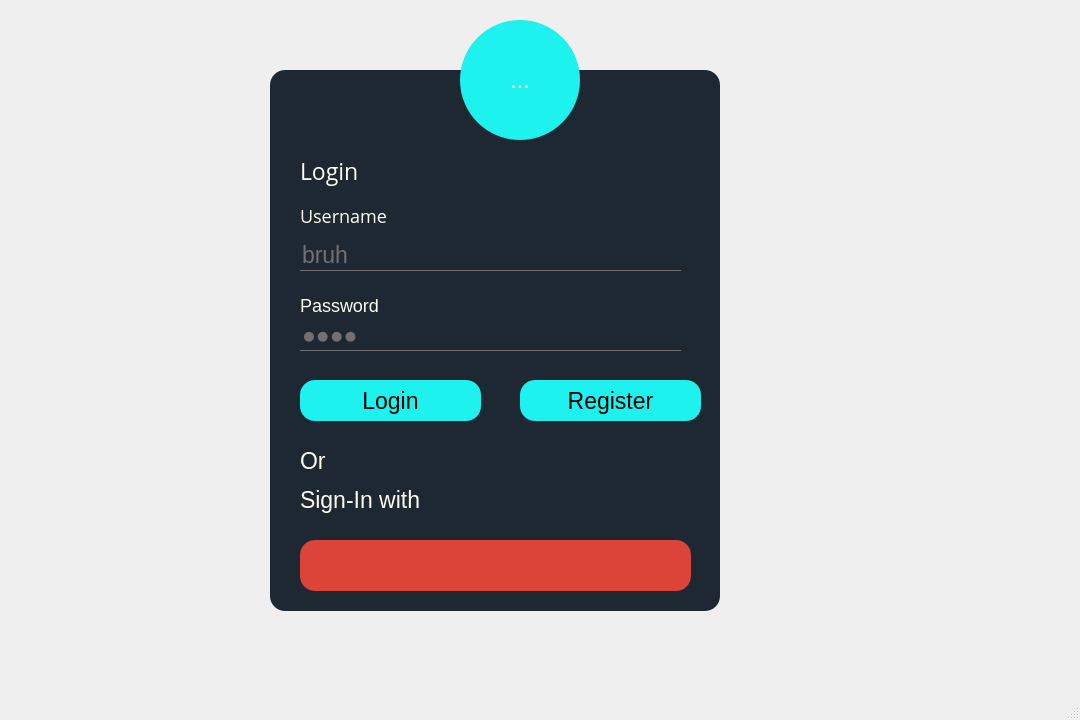
<?xml version="1.0" encoding="UTF-8"?>
<ui version="4.0">
 <class>MainWindow</class>
 <widget class="QMainWindow" name="MainWindow">
  <property name="geometry">
   <rect>
    <x>0</x>
    <y>0</y>
    <width>1080</width>
    <height>720</height>
   </rect>
  </property>
  <property name="windowTitle">
   <string>MainWindow</string>
  </property>
  <property name="styleSheet">
   <string notr="true">*{
font-family: 'Open Sans', sans-serif;
font-size:23px;
}

QWidget{
	
	background-image: url(:/images/nightsky.jpg);
}
QFrame{
background:#1e2833;
border-radius:15px;
}
#LoginButton{
background:#1df2ef;
border-radius:15px;
}
#LoginButton:hover{
background:#fffff2;
}
#RegisterButton{
background:#1df2ef;
border-radius:15px;
}
#RegisterButton:hover{
background:#fffff2;
}

#GPButton{
background:#DB4437;
border-radius:15px;
}
#GPButton:hover{
background:#fffff2;
}
#toolButton{
background:#1df2ef;
color:white;
border-radius:60px;
}
#toolButton:hover{
background:#fffff2;
}
QLabel{
color:#fffff2;
}
QPushButton:hover{
background: #fffff2;
letter-spacing: 1px;

}
QLineEdit{
background:transparent;
border:none;
color:#717072;
border-bottom:1px solid #717072;

}
#label_4 ,#label_5{
font-size:18px;
}
</string>
  </property>
  <widget class="QWidget" name="centralwidget">
   <property name="styleSheet">
    <string notr="true">*{
font-family: 'Open Sans', sans-serif;
font-size:23px;
}

#Form{
	background-image: url(:/images/nightsky.jpg);
}
QFrame{
background:#1e2833;
border-radius:15px;
}
#pushButton{
background:#1df2ef;
border-radius:15px;
}
#pushButton:hover{
background:#fffff2;
}
#pushButton_2{
background:#1df2ef;
border-radius:15px;
}
#pushButton_2:hover{
background:#fffff2;
}

#pushButton_3{
background:#DB4437;
border-radius:15px;
}
#pushButton_3:hover{
background:#fffff2;
}
#toolButton{
background:#1df2ef;
color:white;
border-radius:60px;
}
#toolButton:hover{
background:#fffff2;
}
QLabel{
color:#fffff2;
}
QPushButton:hover{
background: #fffff2;
letter-spacing: 1px;

}
QLineEdit{
background:transparent;
border:none;
color:#717072;
border-bottom:1px solid #717072;

}
#label_4 ,#label_5{
font-size:18px;
}
</string>
   </property>
   <widget class="QFrame" name="frame">
    <property name="geometry">
     <rect>
      <x>270</x>
      <y>70</y>
      <width>450</width>
      <height>541</height>
     </rect>
    </property>
    <property name="frameShape">
     <enum>QFrame::StyledPanel</enum>
    </property>
    <property name="frameShadow">
     <enum>QFrame::Raised</enum>
    </property>
    <widget class="QLabel" name="label">
     <property name="geometry">
      <rect>
       <x>30</x>
       <y>80</y>
       <width>81</width>
       <height>41</height>
      </rect>
     </property>
     <property name="font">
      <font>
       <family>Open Sans</family>
       <pointsize>-1</pointsize>
       <weight>50</weight>
       <bold>false</bold>
       <underline>false</underline>
      </font>
     </property>
     <property name="text">
      <string>Login</string>
     </property>
    </widget>
    <widget class="QPushButton" name="LoginButton">
     <property name="geometry">
      <rect>
       <x>30</x>
       <y>310</y>
       <width>181</width>
       <height>41</height>
      </rect>
     </property>
     <property name="text">
      <string>Login</string>
     </property>
    </widget>
    <widget class="QPushButton" name="RegisterButton">
     <property name="enabled">
      <bool>true</bool>
     </property>
     <property name="geometry">
      <rect>
       <x>250</x>
       <y>310</y>
       <width>181</width>
       <height>41</height>
      </rect>
     </property>
     <property name="whatsThis">
      <string>&lt;html&gt;&lt;head/&gt;&lt;body&gt;&lt;p&gt;&lt;br/&gt;&lt;/p&gt;&lt;/body&gt;&lt;/html&gt;</string>
     </property>
     <property name="text">
      <string>Register</string>
     </property>
    </widget>
    <widget class="QPushButton" name="GPButton">
     <property name="geometry">
      <rect>
       <x>30</x>
       <y>470</y>
       <width>391</width>
       <height>51</height>
      </rect>
     </property>
     <property name="styleSheet">
      <string notr="true"/>
     </property>
     <property name="text">
      <string/>
     </property>
     <property name="icon">
      <iconset>
       <normaloff>images/google-plus.jpg</normaloff>images/google-plus.jpg</iconset>
     </property>
     <property name="iconSize">
      <size>
       <width>40</width>
       <height>40</height>
      </size>
     </property>
    </widget>
    <widget class="QLabel" name="label_2">
     <property name="geometry">
      <rect>
       <x>30</x>
       <y>380</y>
       <width>111</width>
       <height>21</height>
      </rect>
     </property>
     <property name="text">
      <string>Or</string>
     </property>
    </widget>
    <widget class="QLabel" name="label_3">
     <property name="geometry">
      <rect>
       <x>30</x>
       <y>410</y>
       <width>161</width>
       <height>40</height>
      </rect>
     </property>
     <property name="text">
      <string>Sign-In with</string>
     </property>
    </widget>
    <widget class="QLineEdit" name="UsernameText">
     <property name="geometry">
      <rect>
       <x>30</x>
       <y>170</y>
       <width>381</width>
       <height>31</height>
      </rect>
     </property>
     <property name="text">
      <string>bruh</string>
     </property>
     <property name="placeholderText">
      <string>User Name</string>
     </property>
    </widget>
    <widget class="QLineEdit" name="PasswordText">
     <property name="geometry">
      <rect>
       <x>30</x>
       <y>250</y>
       <width>381</width>
       <height>31</height>
      </rect>
     </property>
     <property name="text">
      <string>bruh</string>
     </property>
     <property name="echoMode">
      <enum>QLineEdit::Password</enum>
     </property>
     <property name="placeholderText">
      <string>Password</string>
     </property>
    </widget>
    <widget class="QLabel" name="label_4">
     <property name="geometry">
      <rect>
       <x>30</x>
       <y>130</y>
       <width>131</width>
       <height>31</height>
      </rect>
     </property>
     <property name="font">
      <font>
       <family>Open Sans</family>
       <pointsize>-1</pointsize>
       <weight>50</weight>
       <bold>false</bold>
      </font>
     </property>
     <property name="text">
      <string>Username</string>
     </property>
    </widget>
    <widget class="QLabel" name="label_5">
     <property name="geometry">
      <rect>
       <x>30</x>
       <y>220</y>
       <width>131</width>
       <height>31</height>
      </rect>
     </property>
     <property name="text">
      <string>Password</string>
     </property>
    </widget>
   </widget>
   <widget class="QToolButton" name="toolButton">
    <property name="geometry">
     <rect>
      <x>460</x>
      <y>20</y>
      <width>120</width>
      <height>120</height>
     </rect>
    </property>
    <property name="text">
     <string>...</string>
    </property>
    <property name="icon">
     <iconset resource="resources.qrc">
      <normaloff>:/images/icon.png</normaloff>:/images/icon.png</iconset>
    </property>
    <property name="iconSize">
     <size>
      <width>40</width>
      <height>40</height>
     </size>
    </property>
   </widget>
  </widget>
  <widget class="QMenuBar" name="menubar">
   <property name="geometry">
    <rect>
     <x>0</x>
     <y>0</y>
     <width>1080</width>
     <height>34</height>
    </rect>
   </property>
  </widget>
  <widget class="QStatusBar" name="statusbar"/>
 </widget>
 <resources>
  <include location="resources.qrc"/>
 </resources>
 <connections/>
</ui>
